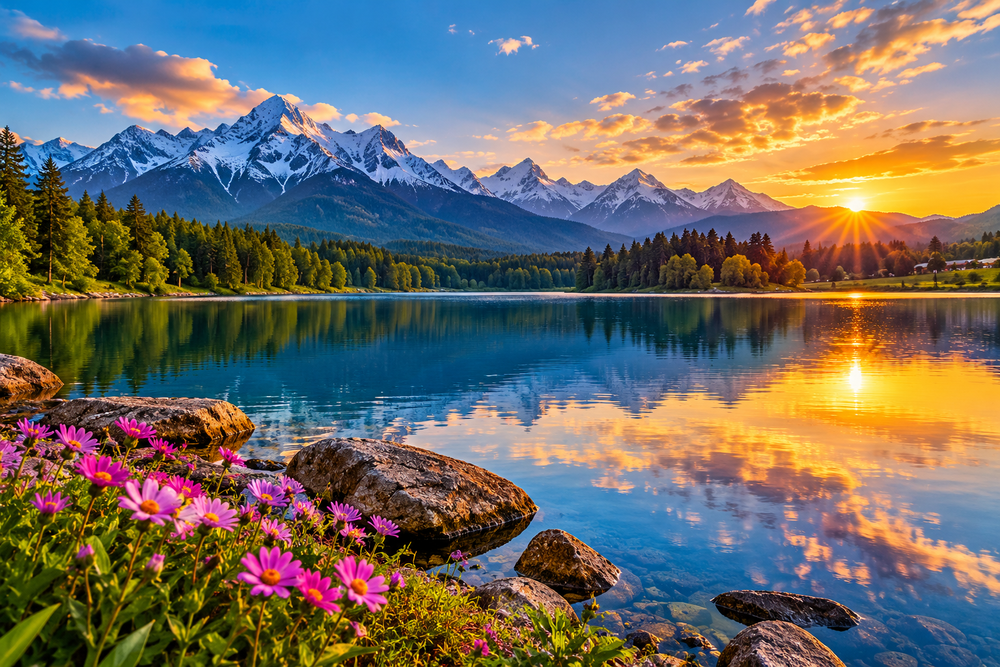
#> input picture computer_vision_experiment/sample_image.png, 1000 x 667 px, shrunk from 1536 x 1024 before the run
$ python experiment31.py
#> lines starting #> are read from the running program, lines starting #| are printed output that depends on the picture; after the words box and inside, x2 and y2 are one past the last pixel; in counts of white or black regions, pixels touching at a corner belong together
import cv2
import matplotlib.pyplot as plt

image = cv2.imread("sample_image.png")
#> image is the input picture: shape (667, 1000, 3); mean B, G, R 101.1, 108.3, 112.5

if image is None:
    print("Error: Image not found!")
    exit()

image_rgb = cv2.cvtColor(image, cv2.COLOR_BGR2RGB)
gray = cv2.cvtColor(image, cv2.COLOR_BGR2GRAY)
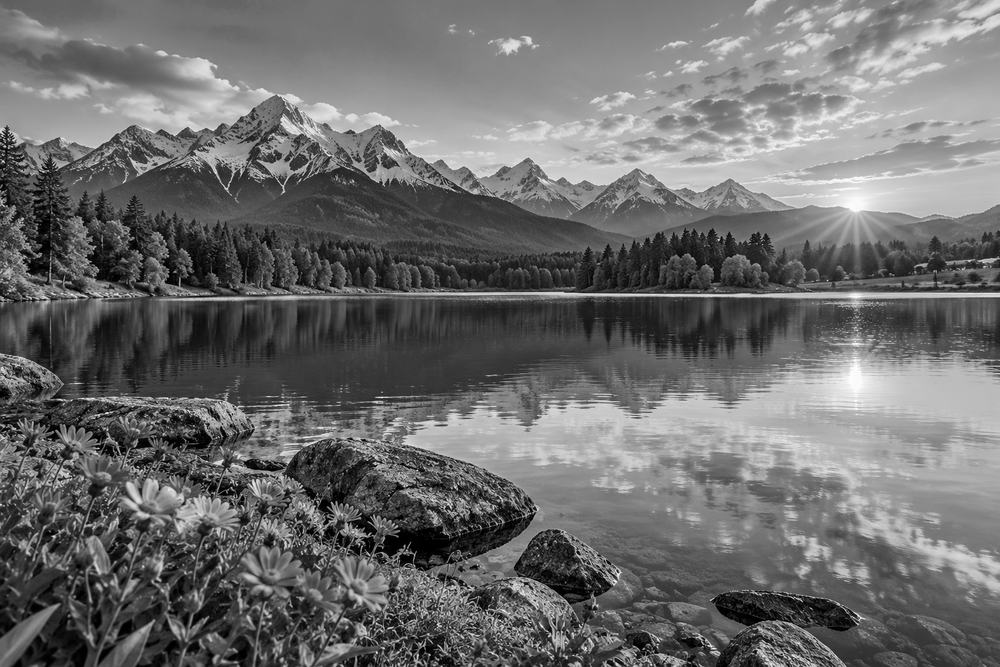
#> gray: shape (667, 1000); min 0, max 254, mean 108.8

threshold_value = 127
_, thresh_binary = cv2.threshold(gray, threshold_value, 255, cv2.THRESH_BINARY)
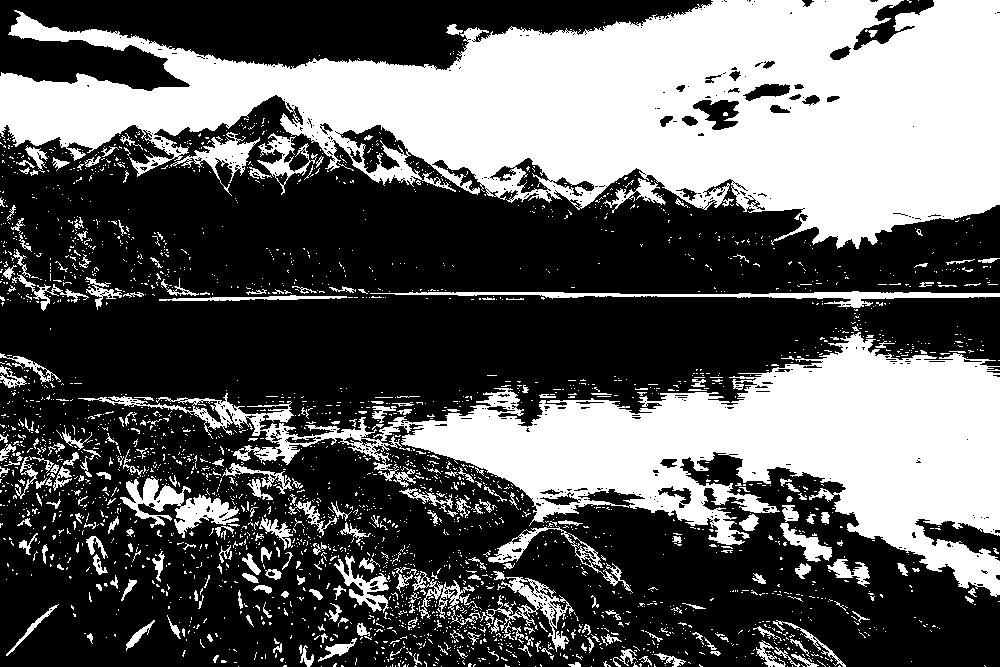
#> thresh_binary: shape (667, 1000); 37.7% white; 2917 white regions (2638 under 20 px), largest, box (x1, y1, x2, y2) and area: (0, 0, 1000, 249) 135570, (78, 332, 1000, 597) 74511, (370, 291, 1000, 308) 2764
_, thresh_binary_inv = cv2.threshold(gray, threshold_value, 255, cv2.THRESH_BINARY_INV)
_, thresh_otsu = cv2.threshold(gray, 0, 255, cv2.THRESH_BINARY + cv2.THRESH_OTSU)
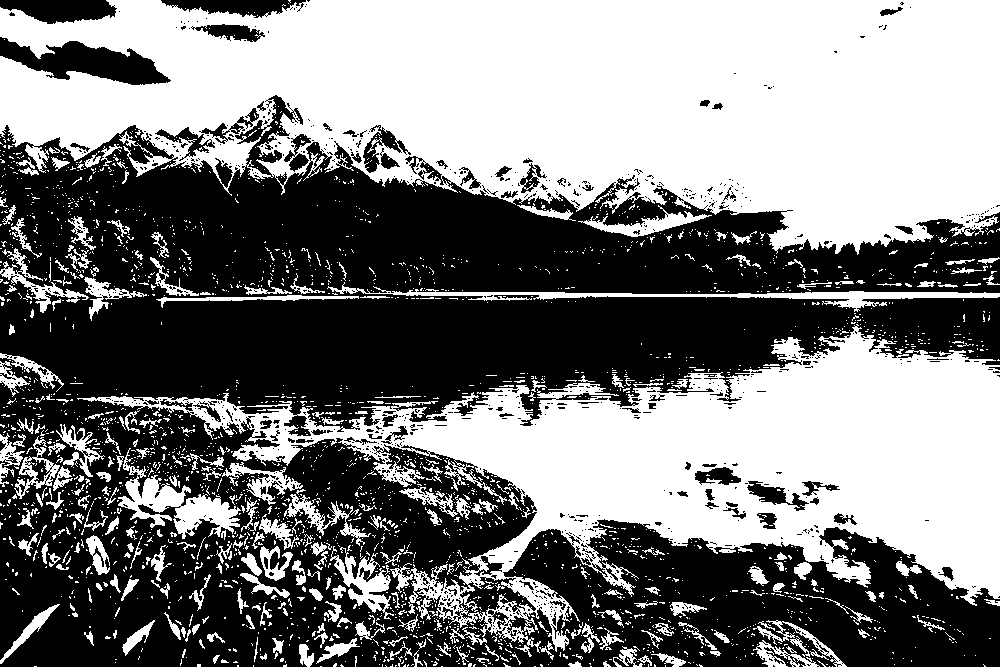
#> thresh_otsu: shape (667, 1000); 49.2% white; 2643 white regions (2342 under 20 px), largest, box (x1, y1, x2, y2) and area: (0, 0, 1000, 255) 177418, (77, 324, 1000, 653) 103040, (327, 282, 1000, 312) 3572

plt.figure(figsize=(10, 8))

plt.subplot(2, 2, 1)
plt.imshow(image_rgb)
plt.title("Original Image")
plt.axis("off")

plt.subplot(2, 2, 2)
plt.imshow(thresh_binary, cmap="gray")
plt.title("Binary Threshold (127)")
plt.axis("off")

plt.subplot(2, 2, 3)
plt.imshow(thresh_binary_inv, cmap="gray")
plt.title("Inverse Binary Threshold")
plt.axis("off")

plt.subplot(2, 2, 4)
plt.imshow(thresh_otsu, cmap="gray")
plt.title("Otsu Thresholding")
plt.axis("off")

plt.tight_layout()
plt.show()
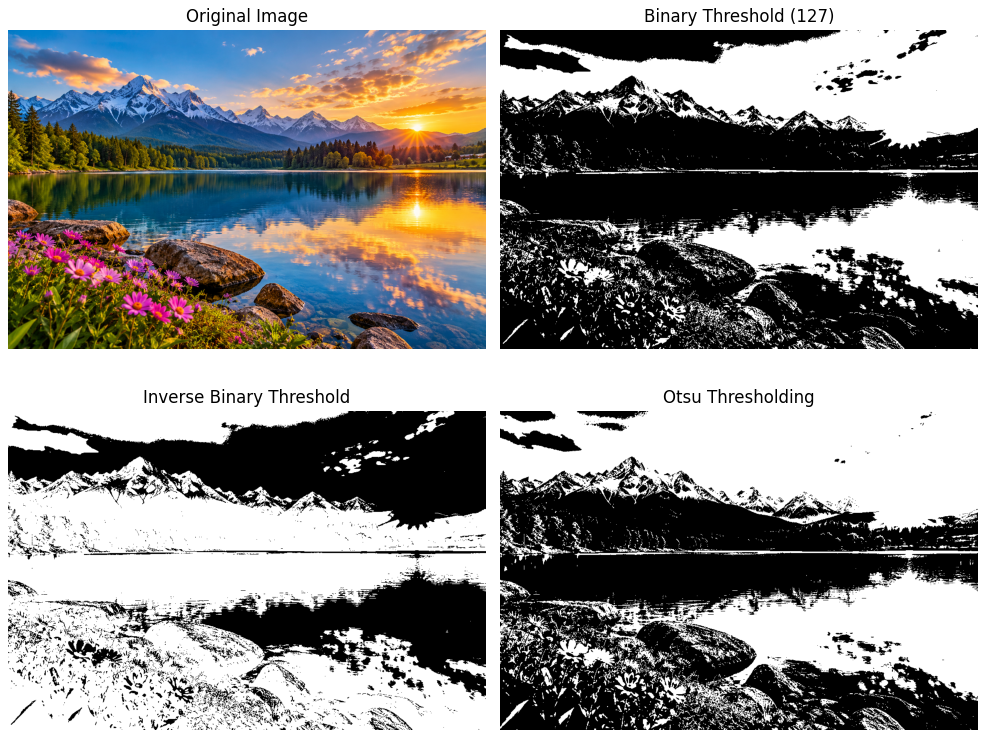
#> figure drawn by matplotlib, 4 panels
